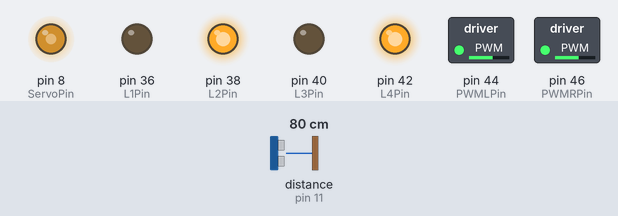
The sketch below on a simulated Arduino Mega 2560, built with avr-gcc and run on an emulated ATmega2560. Parts: switched loads named in the sketch (green lamp = pin HIGH), output pins drawn as LEDs (lit = HIGH). The test bench sets the inputs (shaded band); at power-on: distance to the obstacle (sensor on pin 11) 80 cm. The echo pulse lasts 58.3 µs per cm.

Above: at 2.3 s.
2.4 s: distance to the obstacle (sensor on pin 11) set to 72 cm
At 3.5 s:
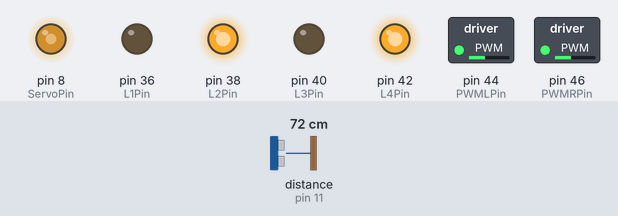
4.0 s: distance to the obstacle (sensor on pin 11) set to 17 cm
5.7 s: distance to the obstacle (sensor on pin 11) set to 13 cm
At 6.6 s:
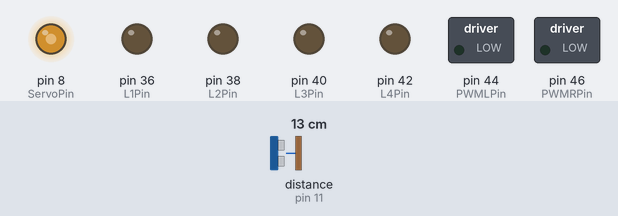
9.8 s: distance to the obstacle (sensor on pin 11) set to 20 cm
At 11.2 s:
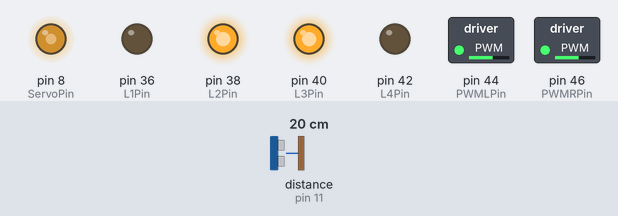
12.9 s: distance to the obstacle (sensor on pin 11) set to 2 cm
At 14.9 s:
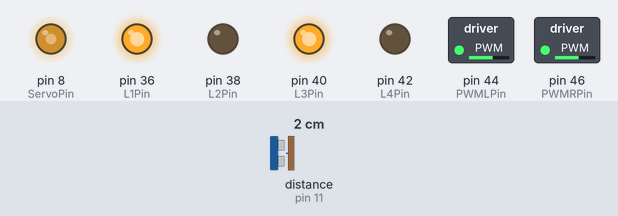
17.0 s: distance to the obstacle (sensor on pin 11) set to 18 cm
At 17.5 s:
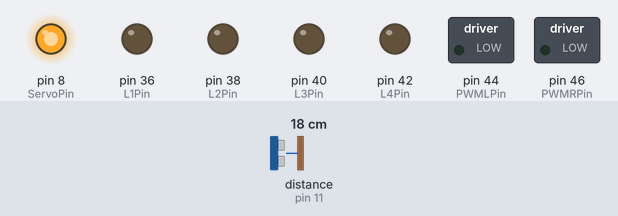
Timing chart, 0 to 21.3 s (numbered marks = the images above; inputs shaded):
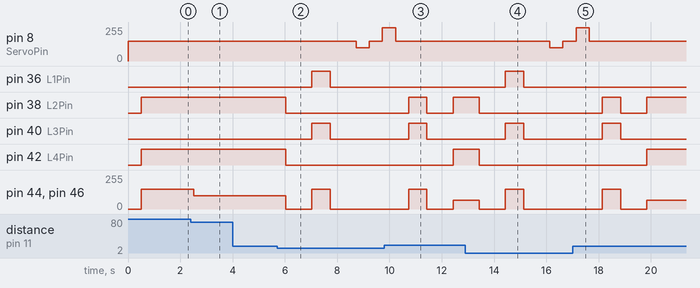

Measured:
- the behaviour switches between 76 and 75 cm on distance to the obstacle (sensor on pin 11) (found by bisection; images 0 and 1)
- the behaviour switches between 16 and 15 cm on distance to the obstacle (sensor on pin 11) (found by bisection; images 1 and 2)
- the behaviour switches between 17 and 18 cm on distance to the obstacle (sensor on pin 11) (found by bisection; images 2 and 3)
- after the input at 2.4 s, pin 44 (PWMLPin), pin 46 (PWMRPin): 150/255 → 100/255 after 0.12 s
- after the input at 4.0 s, every drawn part: stays the same
- after the input at 5.7 s, pin 8 (ServoPin): 150/255 → 100/255 after 3.0 s, → 150/255 0.50 s later, → 250/255 0.50 s later; pin 36 (L1Pin): LOW → HIGH after 1.3 s, → LOW 0.70 s later
- after the input at 9.8 s, pin 36 (L1Pin): stays LOW (without the input it goes to HIGH after 1.9 s); pin 38 (L2Pin): LOW → HIGH after 0.93 s, → LOW 0.70 s later, → HIGH 1.0 s later; pin 42 (L4Pin): LOW → HIGH after 2.6 s
- after the input at 12.9 s, pin 8 (ServoPin): 150/255 → 100/255 after 3.2 s, → 150/255 0.50 s later; pin 36 (L1Pin), pin 40 (L3Pin): LOW → HIGH after 1.5 s, → LOW 0.70 s later; pin 38 (L2Pin), pin 42 (L4Pin): HIGH → LOW after 0.53 s; pin 44 (PWMLPin), pin 46 (PWMRPin): 65/255 → 0/255 after 0.53 s, → 150/255 1.0 s later, → 0/255 0.70 s later
- after the input at 17.0 s, pin 8 (ServoPin): goes on until 17.6 s, then stays 150/255; pin 36 (L1Pin): stays LOW (without the input it goes to HIGH after 2.1 s); pin 38 (L2Pin): LOW → HIGH after 1.1 s, → LOW 0.70 s later, → HIGH 1.0 s later; pin 42 (L4Pin): LOW → HIGH after 2.8 s

The sketch:

ultrasonic_with_servo.ino
```cpp
// Motor Controls Link to Original Article
// Automation Technology Club
// Motor Controls
// Free to use as you see if - Pin Numbering by Grand Poobah
// Subroutines Aug 18 - LeRoy Miller
// additions will be added for speed correction of wheels

//Aug 22 2015 - added ultrasonic sensor using NewPing Library https://code.google.com/p/arduino-new-ping/


#include <NewPing.h>
//#include <Servo.h> //Even though the library documentation says this will not cause problems with PWM, it seems to disable the PWM pins
//Sep 18, modified this sketch to work with 6 wire L298 driver setup, and servo.  In order to set this up you'll need to know what
//the PWM of Center, the PWM of LEFT 45 degrees, and the PWM of Right 45 degrees for your servo.

const int CenterServo = 150;
const int LeftServo = 250;
const int RightServo = 100;

const int PWMLPin = 44; //	Enable PWM Left Motor
const int PWMRPin = 46; //	Enable PWM Right Motor
const int L1Pin = 36; // 	L1 = Left Motor Lead 1
const int L2Pin = 38; // 	L2 = Left Motor Lead 2
const int L3Pin = 40; // 	L3 = Right Motor Lead 1
const int L4Pin = 42; // 	L4 = Right Motor Lead 2
const int LEDPin = 13; // LED
const int MaxSpeed = 255; //not yet used, this will be the max speed your motors can drive at (max PWM) and will be used to help correct for differences in motors
const int CorrectLeft = 0; //to be added later, this will attempt to correct for any motor differances in going forward/backward
const int CorrectRight = 0; //to be added later, this will attempt to correct for any motor differances in going forward/backward
int speed;

#define ServoPin 8 //attach the servo to this pin

/* FUNCTION CALL USES
lefttight();  //turn in place to the left
righttight(); //turn in place to the right
left();   //turn left going forward
leftb();  //turn left going backward
allstop(); //stop all motors and pwm, small delay for everything to catch up
right(); //turn right going forward
rightb(); //turn right going backward
forward(); //move the robot forward
backward(); // move the robot backward
circleleft(100); //make a left hand circle X number of times
circleright(100); //make a right hand circle  X number of times
*/

#define TRIGGER_PIN 12 //Arduino Pin Tied to Trigger Pin on the ultrasonic sensor
#define ECHO_PIN 11 //Arduino Pin Tied to echo pin on the ultrasonic sensor
#define MAX_DISTANCE 200 //Maximum distance we want to ping for (in centimeters).  Maximum sensor distance is rated at 400 - 500cm

NewPing sonar(TRIGGER_PIN, ECHO_PIN, MAX_DISTANCE);


//Bitty Bot will drive forward until something gets in it way - slowing down as it gets close to an object at aproxmately 2 inches it will then backup, turn to the left, and try to move forward again.

void setup()
{

pinMode (L1Pin, OUTPUT);
pinMode (L2Pin, OUTPUT);
pinMode (L3Pin, OUTPUT);
pinMode (L4Pin, OUTPUT);
pinMode (PWMLPin, OUTPUT);
pinMode (PWMRPin, OUTPUT);

analogWrite(ServoPin, CenterServo);

}

void loop()
{


speed = 150; // fastest I want Bitty Bot to go
  delay(500);
  unsigned int uS = sonar.ping();
  unsigned int sI = (uS / US_ROUNDTRIP_IN);

  if (sI >= 30) {
    forward();
    delay(500);
  }

  if (sI > 20 && sI <= 29) {
    speed = 100;
    forward();
    delay(500);
  }

  if (sI > 6 && sI <= 19) {
    speed = 65;
    forward();
    delay(500);
  }

  if (sI <=5) {
    allstop();
    delay(500);
    speed = 150;
    backward();
    delay(700);
    allstop();
    checkservo();
    //lefttight();
    //delay(700);
    allstop();
  }
}

void lefttight() {
	digitalWrite (L1Pin, 1);
	digitalWrite (L2Pin, 0);
	analogWrite (PWMLPin, speed);
	digitalWrite (L3Pin, 0);
	digitalWrite (L4Pin, 1);
	analogWrite (PWMRPin, speed);
}

void left() {
	digitalWrite (L1Pin, 0);
	digitalWrite (L2Pin, 0);
	digitalWrite (L3Pin, 0);
	digitalWrite (L4Pin, 1);
	analogWrite(PWMLPin, 0);
	analogWrite(PWMRPin, speed);

}

void right() {
	digitalWrite (L1Pin, 0);
	digitalWrite (L2Pin, 1);
	digitalWrite (L3Pin, 0);
	digitalWrite (L4Pin, 0);
	analogWrite(PWMLPin, speed);
	analogWrite(PWMRPin, 0);
}

void leftb() {
	digitalWrite (L1Pin, 0);
	digitalWrite (L2Pin, 0);
	digitalWrite (L3Pin, 1);
	digitalWrite (L4Pin, 0);
	analogWrite(PWMLPin, 0);
	analogWrite(PWMRPin, speed);
}

void rightb() {
	digitalWrite (L1Pin, 1);
	digitalWrite (L2Pin, 0);
	digitalWrite (L3Pin, 0);
	digitalWrite (L4Pin, 0);
	analogWrite(PWMLPin, speed);
	analogWrite(PWMRPin, 0);
}
int righttight() {
	digitalWrite(L1Pin, 0);
	digitalWrite(L2Pin, 1);
	analogWrite (PWMLPin, speed);
	digitalWrite(L3Pin, 1);
	digitalWrite(L4Pin, 0);
	analogWrite(PWMRPin, speed);
}

int backward() {
	digitalWrite(L1Pin, 1);
	digitalWrite(L2Pin, 0);
	digitalWrite(L3Pin, 1);
	digitalWrite(L4Pin, 0);
	analogWrite(PWMLPin, speed);
	analogWrite(PWMRPin, speed);
}

int forward() {
	digitalWrite(L1Pin, 0);
	digitalWrite(L2Pin, 1);
	digitalWrite(L3Pin, 0);
	digitalWrite(L4Pin, 1);
	analogWrite(PWMLPin, speed);
	analogWrite(PWMRPin, speed);

}

int allstop() {
	digitalWrite(L1Pin, 0);
	digitalWrite(L2Pin, 0);
	digitalWrite(L3Pin, 0);
	digitalWrite(L4Pin, 0);
	analogWrite(PWMLPin, 0);
	analogWrite(PWMRPin, 0);
delay(500);

}

int circleleft(int count) {
	for (int i=0; i<=count; i++) {
		left();
	delay(250);
	}
	allstop();
}

int circleright(int count) {
	for (int i=0; i<=count; i++) {
		right();
		delay(250);
	}
	allstop();
}

void checkservo() {

  analogWrite(ServoPin, CenterServo);
  delay(500);
  analogWrite(ServoPin, RightServo);
  delay(500);
  unsigned int uS = sonar.ping();
  unsigned int sRight = (uS / US_ROUNDTRIP_IN);
  analogWrite(ServoPin, CenterServo);
  delay(500);
   uS = sonar.ping();
  unsigned int sForward = (uS / US_ROUNDTRIP_IN);
  analogWrite(ServoPin, LeftServo);
  delay(500);
   uS = sonar.ping();
  unsigned int sLeft = (uS / US_ROUNDTRIP_IN);
  analogWrite(ServoPin, CenterServo);
  delay(500);

  if (sRight <= 6 && sLeft <= 6) {
    allstop();
    delay(500);
    speed = 150;
    backward();
    delay(700);
    allstop();
    checkservo();
    //lefttight();
    //delay(700);
    allstop();
    return;
  } //This will continue to backup if still too close to something

  if (sRight >= 15 || sLeft <=15) {
    righttight();
    delay(700);
    return;
  } //turn right

  if (sLeft >= 15 || sRight <=15) {
    lefttight();
    delay(700);
    return;
  } //turn left

  if (sRight >=15 && sLeft >=15) {
    lefttight();
    delay(1500);
    allstop();
    checkservo();
    return;
  } //big left turn

  if (sRight <= 15 && sLeft <=15) {
    righttight();
    delay(1500);
    allstop();
    checkservo();
    return;
  }
}
```
